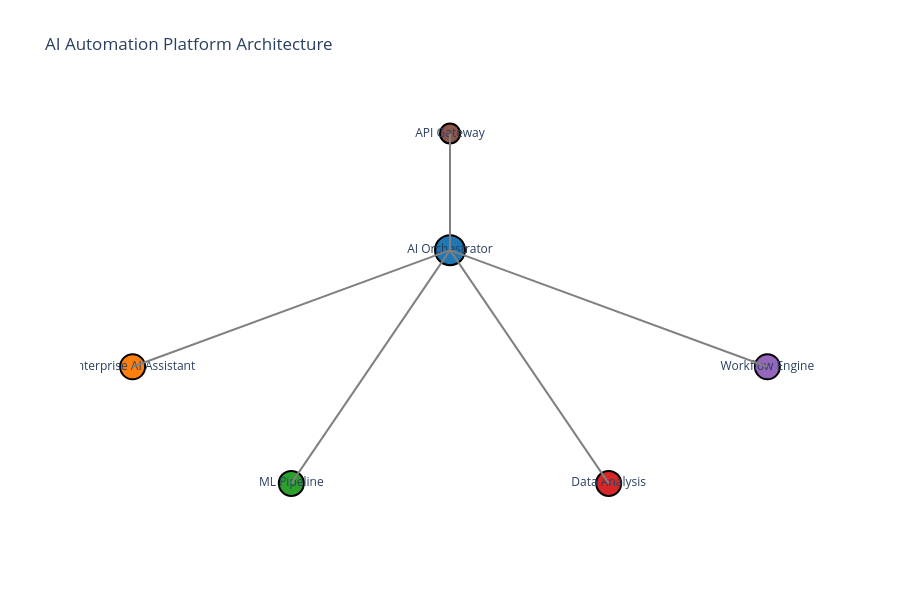

Notebook code for this chart:
### Markdown cell above
##  Platform Architecture Overview

The **AI Automation Workflows** platform is built on a sophisticated, modular architecture that enables seamless integration of multiple AI technologies.

### Code cell
# Platform Architecture Visualization
fig = go.Figure()

# Create architecture diagram
components = {
    'AI Orchestrator': {'x': 2, 'y': 5, 'color': '#1f77b4', 'size': 30},
    'Enterprise AI Assistant': {'x': 0, 'y': 3, 'color': '#ff7f0e', 'size': 25},
    'ML Pipeline': {'x': 1, 'y': 1, 'color': '#2ca02c', 'size': 25},
    'Data Analysis': {'x': 3, 'y': 1, 'color': '#d62728', 'size': 25},
    'Workflow Engine': {'x': 4, 'y': 3, 'color': '#9467bd', 'size': 25},
    'API Gateway': {'x': 2, 'y': 7, 'color': '#8c564b', 'size': 20}
}

# Add components
for name, props in components.items():
    fig.add_trace(go.Scatter(
        x=[props['x']], y=[props['y']],
        mode='markers+text',
        marker=dict(size=props['size'], color=props['color'], line=dict(width=2, color='black')),
        text=name,
        textposition="middle center",
        name=name
    ))

# Add connections
connections = [
    {'from': 'AI Orchestrator', 'to': 'Enterprise AI Assistant'},
    {'from': 'AI Orchestrator', 'to': 'ML Pipeline'},
    {'from': 'AI Orchestrator', 'to': 'Data Analysis'},
    {'from': 'AI Orchestrator', 'to': 'Workflow Engine'},
    {'from': 'API Gateway', 'to': 'AI Orchestrator'}
]

for conn in connections:
    from_comp = components[conn['from']]
    to_comp = components[conn['to']]
    fig.add_trace(go.Scatter(
        x=[from_comp['x'], to_comp['x']],
        y=[from_comp['y'], to_comp['y']],
        mode='lines',
        line=dict(width=2, color='gray'),
        showlegend=False
    ))

fig.update_layout(
    title="AI Automation Platform Architecture",
    xaxis=dict(showgrid=False, zeroline=False, showticklabels=False),
    yaxis=dict(showgrid=False, zeroline=False, showticklabels=False),
    height=600,
    showlegend=False,
    plot_bgcolor='white'
)

fig.show()

print("Platform Architecture:")
print("  AI Orchestrator - Central coordination layer")
print("  Enterprise AI Assistant - Voice and gesture-enabled AI")
print("  ML Pipeline - Automated machine learning workflows")
print("  Data Analysis - Automated insights and visualization")
print("  Workflow Engine - Business process automation")
print("  API Gateway - RESTful interface for all services")

print("\nPlatform Capabilities:")
print("  • Multi-modal AI integration")
print("  • Real-time data processing")
print("  • Automated workflow orchestration")
print("  • Enterprise-grade security")
print("  • Scalable microservices architecture")
print("  • Comprehensive monitoring and analytics")

### Figure 1 — Plotly figure (JSON) as saved in the notebook; plotly's stock layout.template omitted (floating-point values rounded to 4 significant figures)
{"data": [{"marker": {"color": "#1f77b4", "line": {"color": "black", "width": 2}, "size": 30}, "mode": "markers+text", "name": "AI Orchestrator", "text": "AI Orchestrator", "textposition": "middle center", "type": "scatter", "x": [2], "y": [5]}, {"marker": {"color": "#ff7f0e", "line": {"color": "black", "width": 2}, "size": 25}, "mode": "markers+text", "name": "Enterprise AI Assistant", "text": "Enterprise AI Assistant", "textposition": "middle center", "type": "scatter", "x": [0], "y": [3]}, {"marker": {"color": "#2ca02c", "line": {"color": "black", "width": 2}, "size": 25}, "mode": "markers+text", "name": "ML Pipeline", "text": "ML Pipeline", "textposition": "middle center", "type": "scatter", "x": [1], "y": [1]}, {"marker": {"color": "#d62728", "line": {"color": "black", "width": 2}, "size": 25}, "mode": "markers+text", "name": "Data Analysis", "text": "Data Analysis", "textposition": "middle center", "type": "scatter", "x": [3], "y": [1]}, {"marker": {"color": "#9467bd", "line": {"color": "black", "width": 2}, "size": 25}, "mode": "markers+text", "name": "Workflow Engine", "text": "Workflow Engine", "textposition": "middle center", "type": "scatter", "x": [4], "y": [3]}, {"marker": {"color": "#8c564b", "line": {"color": "black", "width": 2}, "size": 20}, "mode": "markers+text", "name": "API Gateway", "text": "API Gateway", "textposition": "middle center", "type": "scatter", "x": [2], "y": [7]}, {"line": {"color": "gray", "width": 2}, "mode": "lines", "showlegend": false, "type": "scatter", "x": [2, 0], "y": [5, 3]}, {"line": {"color": "gray", "width": 2}, "mode": "lines", "showlegend": false, "type": "scatter", "x": [2, 1], "y": [5, 1]}, {"line": {"color": "gray", "width": 2}, "mode": "lines", "showlegend": false, "type": "scatter", "x": [2, 3], "y": [5, 1]}, {"line": {"color": "gray", "width": 2}, "mode": "lines", "showlegend": false, "type": "scatter", "x": [2, 4], "y": [5, 3]}, {"line": {"color": "gray", "width": 2}, "mode": "lines", "showlegend": false, "type": "scatter", "x": [2, 2], "y": [7, 5]}], "layout": {"height": 600, "plot_bgcolor": "white", "showlegend": false, "title": {"text": "AI Automation Platform Architecture"}, "xaxis": {"showgrid": false, "showticklabels": false, "zeroline": false}, "yaxis": {"showgrid": false, "showticklabels": false, "zeroline": false}}}
